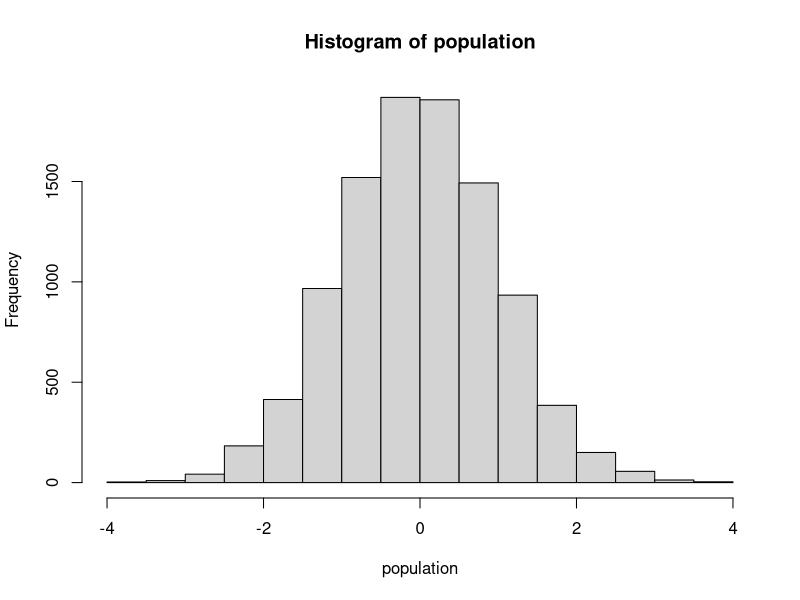
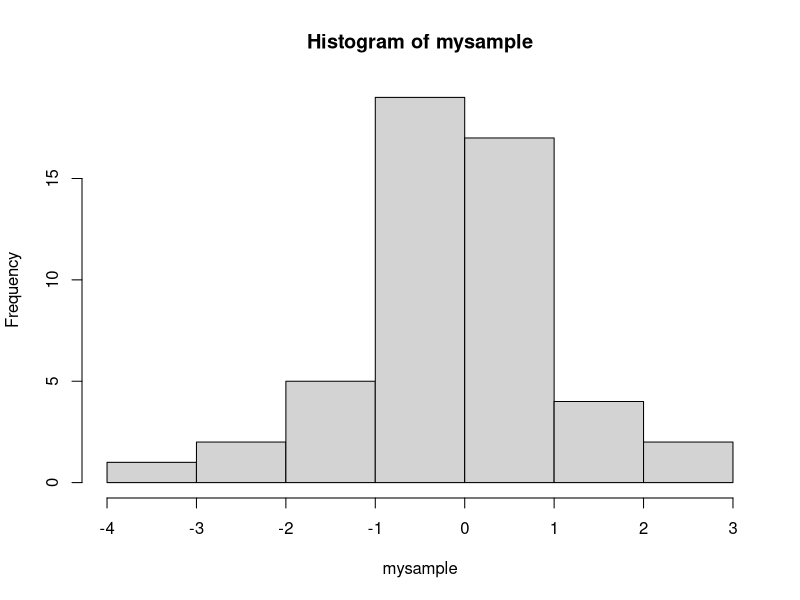
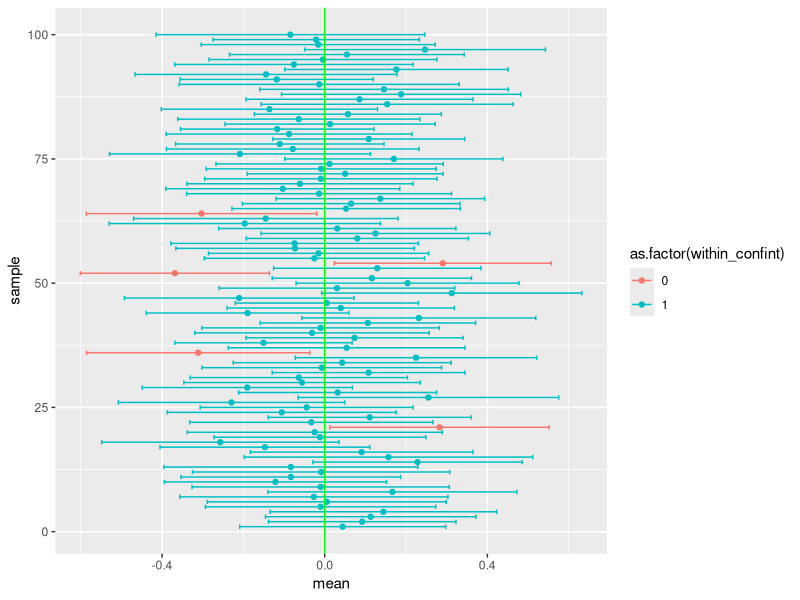
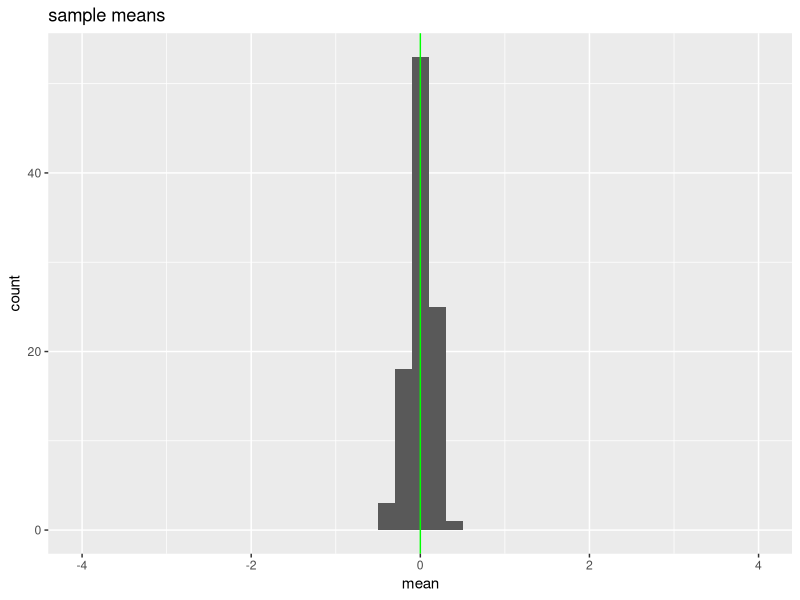
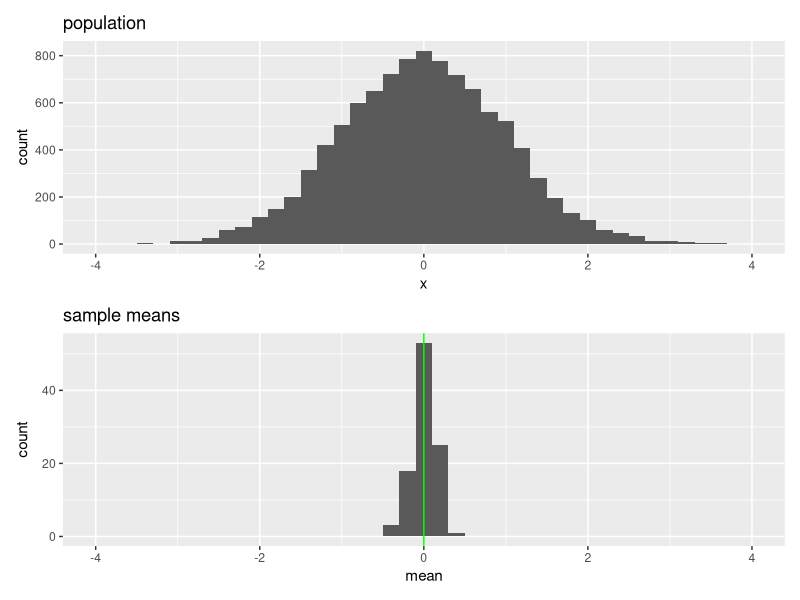

Source code (R) for these figures, in order:
## ---- chunk 1
knitr::opts_chunk$set(warning = F)
## ---- chunk 2
library(ggplot2)
library(viridis)
library(viridisLite)
## ---- chunk 3
population <- rnorm(10000,mean=0,sd=1)
hist(population)
## ---- chunk 4
sample_size <- 50
mysample <- sample(population,sample_size)
hist(mysample)
## ---- chunk 5
summary(mysample)
## ---- chunk 6
mySampleRes <- data.frame(mean=rep(0,100),
                          sd=rep(1,100),
                          sample = rep(NA,100),
                          se=rep(1/sqrt(10),100),
                          confintLow=rep(0,100),
                          confintHi=rep(0,100))
for (i in 1:100){
  mysample <- sample(population,sample_size)
  mySampleRes$sample[i] <- i
  mySampleRes$mean[i] <- mean(mysample)
  mySampleRes$sd[i] <- sd(mysample)
  mySampleRes$se[i] <- mySampleRes$sd[i]/sqrt(sample_size)
  mySampleRes$confintLow[i] <- mySampleRes$mean[i]-1.96*mySampleRes$se[i]
  mySampleRes$confintHi[i] <- mySampleRes$mean[i]+1.96*mySampleRes$se[i]
}
mySampleRes
## ---- chunk 7
mySampleRes$within_confint <- as.numeric(mySampleRes$confintLow < 0 & mySampleRes$confintHi > 0)
table(mySampleRes$within_confint)
## ---- chunk 8
ggplot(mySampleRes,
       aes(sample,mean,color = as.factor(within_confint)))+
  geom_point()+
  geom_errorbar(aes(ymin = confintLow,ymax = confintHi))+
  geom_hline(yintercept = 0,color = "green")+
  coord_flip()
## ---- chunk 9
p_sample <- ggplot()+
  geom_histogram(data = mySampleRes,
                 aes(x=mean),binwidth = .2)+
  xlim(round(min(population)),round(max(population)))+
  geom_vline(xintercept = 0,color = "green")+
  labs(title = "sample means")
p_sample
## ---- chunk 10

library(patchwork)

p_population <- ggplot()+
geom_histogram(data = data.frame(x = population),
               aes(x=x),binwidth = .2)+
  xlim(round(min(population)),round(max(population)))+
  labs(title = "population")


p_population / p_sample
